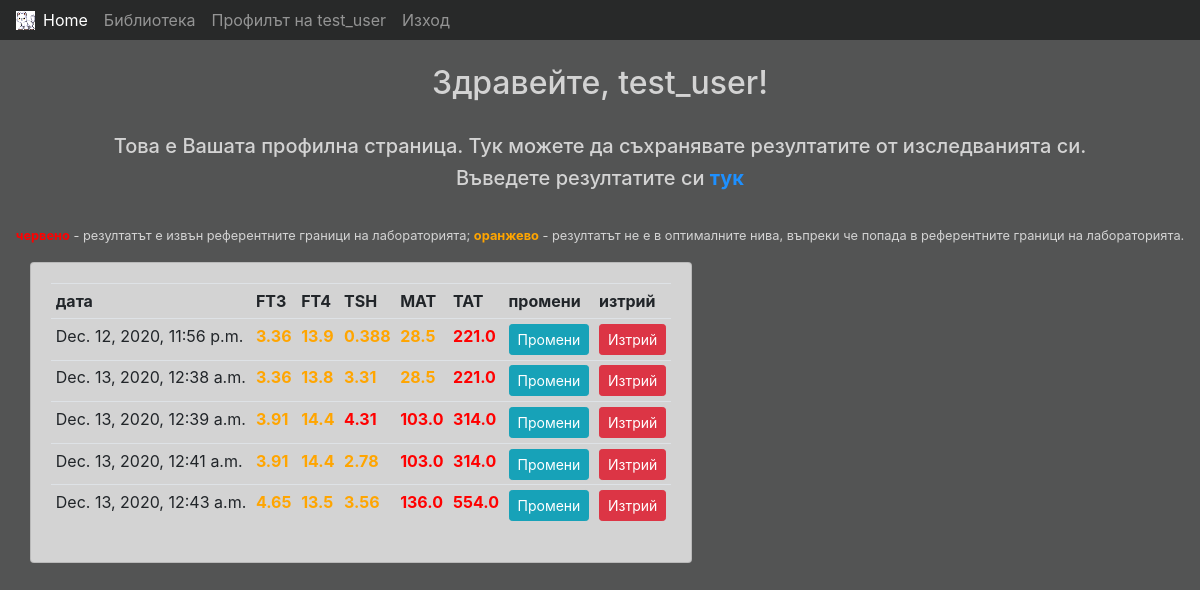
/users/profile_page/4/, run on an earlier commit of the app's database.
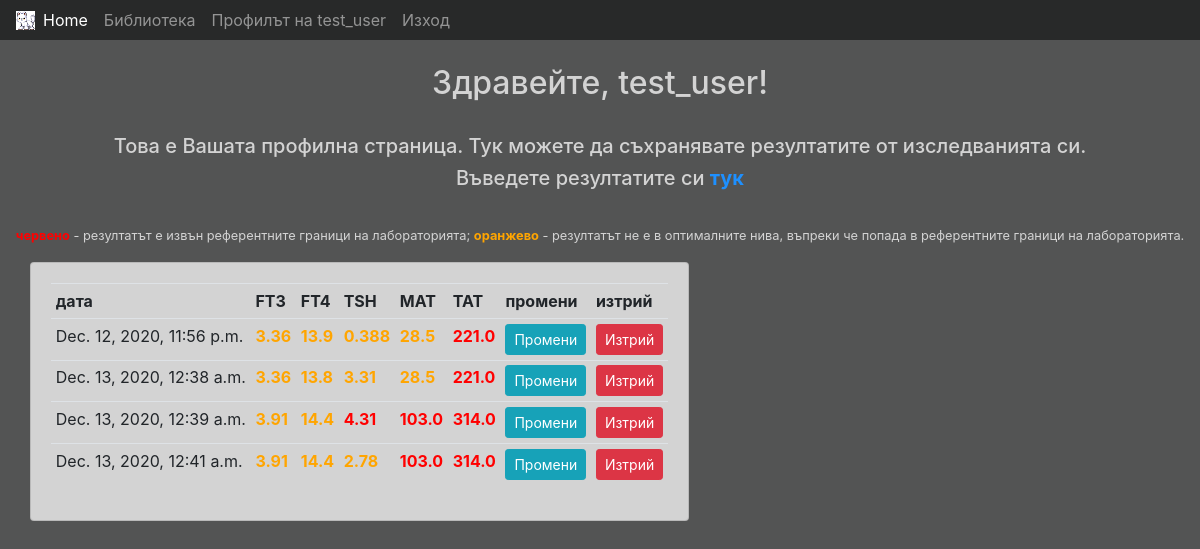
And on a later commit of the database.
### users/models.py (models this page shows, shortened)
class Results(models.Model):
    ft3 = models.FloatField(null=True)
    ft4 = models.FloatField(null=True)
    tsh = models.FloatField(null=True)
    mat = models.FloatField(null=True)
    tat = models.FloatField(null=True)
    date_created = models.DateTimeField(auto_now_add=True, null=True)
    user = models.ForeignKey(RegisteredUser, null=True, on_delete=models.CASCADE)

### users/views.py (the view)
# urls.py: path('profile_page/<str:pk>/', views.profile_page, name='profile_page'),
def profile_page(request, pk):
    user = User.objects.get(id=pk)
    results_bulk = user.registereduser.results_set.all()
    context = {'user': user, 'results_bulk': results_bulk}
    return render(request, 'users/profile_page.html', context)

### templates/users/profile_page.html
{% extends 'measure_app/main.html' %}
{% block content %}
    <br>
    <h2 style="color: lightgrey; text-align: center">Здравейте, {{ user }}!</h2>
    <br>
    <h5 style="color: lightgrey; text-align: center">Това е Вашата профилна страница. Тук можете да съхранявате резултатите от изследванията си.</h5>
    <h5 style="color: lightgrey; text-align: center"><span>Въведете резултатите си <strong><a href="{% url 'add_results' %}" style="color:dodgerblue">тук</a></strong></span></h5>
    <br>
    <p style="text-align: center"><small><strong><a style="color: red">червено</a></strong> - резултатът е извън референтните граници на лабораторията;
    <strong><a style="color: orange">оранжево</a></strong> - резултатът не е в оптималните нива, въпреки че попада
        в референтните граници на лабораторията.</small></p>
    <div class="row" id="results-table">
        <div class="col-md-inline-flex" >
            <div class="card card-body" style="background-color: lightgrey">
                <table class="table table-hover table-sm">
                        <tr>
                            <th>дата</th>
                            <th>FT3</th>
                            <th>FT4</th>
                            <th>TSH</th>
                            <th>MAT</th>
                            <th>TAT</th>
                            <th>промени</th>
                            <th>изтрий</th>
                        </tr>
                        {% for result in results_bulk %}
                            <tr>
                                <td>{{ result.date_created }}</td>
                                <td style="color:{% if result.ft3 >= 6.8 or result.ft3 <= 3.2 %}red
                                                    {% elif  result.ft3 < 5.6 and result.ft3 > 3.2 %}orange
                                                    {% endif %}"><strong>{{ result.ft3 }}</strong></td>
                                <td style="color:{% if result.ft4 >= 22 or result.ft4 <= 12 %}red
                                                    {% elif  result.ft4 < 18.67 and result.ft4 > 12 %}orange
                                                    {% endif %}"><strong>{{ result.ft4 }}</strong></td>
                                <td style="color:{% if result.tsh >= 4.2 or result.tsh <= 0.3 %}red
                                                    {% elif  result.tsh < 1 and result.tsh > 0.3 %}orange
                                                    {% elif  result.tsh < 4.2 and result.tsh > 2 %}orange
                                                    {% endif %}"><strong>{{ result.tsh }}</strong></td>
                                <td style="color:{% if result.mat >= 34 %}red
                                                    {% elif result.mat > 0 %}orange
                                                    {% endif %}"><strong>{{ result.mat }}</strong></td>
                                <td style="color:{% if result.tat >= 115 %}red
                                                    {% elif result.tat > 0 %}orange
                                                    {% endif %}"><strong>{{ result.tat }}</strong></td>
                                <td><a class="btn btn-sm btn-info" href="{%  url 'edit_results' result.id %}">Промени</a></td>
                                <td><a class="btn btn-sm btn-danger" href="{%  url 'delete_results' result.id %}">Изтрий</a></td>
                            </tr>
                        {% endfor %}
                </table>
            </div>
        </div>
    </div>
{% endblock %}

### templates/measure_app/main.html (shortened to what this page needs)
{% load static %}
<!DOCTYPE html>
<html>
<head>
    <link rel="stylesheet" href="https://stackpath.bootstrapcdn.com/bootstrap/4.3.1/css/bootstrap.min.css">
    <link rel="stylesheet" type="text/css" href="{% static '/css/main.css' %}">
</head>
<body>
    {% include 'measure_app/navbar.html' %}
    {% block content %}
    {% endblock %}
</body>
</html>

### templates/measure_app/navbar.html (shortened to what this page needs)
{% load static %}
<nav class="navbar navbar-expand-lg navbar-dark" id="nav-size">
  <img src="{% static 'images/malko.png' %}">
  <div class="collapse navbar-collapse" id="navbarNav">
    <ul class="navbar-nav">
      <li class="nav-item active">
        <a class="nav-link" href="{% url 'home' %}">Home</a>
      </li>
      <li class="nav-item">
        <a class="nav-link" href="{% url 'library' %}">Библиотека</a>
      </li>
            {% if user.is_authenticated %}
                <li class="nav-item">
                    <a class="nav-link" href="{% url 'profile_page' user.id %}">
                        Профилът на {{ user.username }}
                    </a>
                </li>
                <li class="nav-item">
                    <a class="nav-link" href="{% url 'logout' %}">Изход</a>
                </li>
            {% else %}
                <li class="nav-item">
                    <a class="nav-link" href="{% url 'login_user' %}">Вход</a>
                </li>
            {% endif %}
    </ul>
  </div>
</nav>

### static/css/main.css (style rules this page uses)
body { background-color: #535454; }
p { color: lightgray; }
#nav-size { height: 40px; background-color: #282929; }
#results-table { margin-left: 30px; margin-right: 30px; }

What changed in the data, as far as the page shows it:
removed Results: date_created "Dec. 13, 2020, 12:43 a.m.", ft3 "4.65", ft4 "13.5", tsh "3.56", mat "136.0", tat "554.0"
